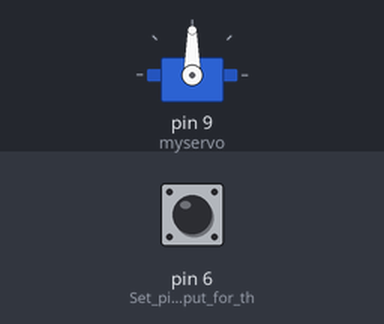
This sketch was run on a simulated Arduino Uno, built with avr-gcc and run on an emulated ATmega328P. On the bench: servo. The inputs (shaded band) are chosen by the test bench; at power-on: pin 6 (Set_pin_6_as_input_for_th) LOW.

Above: at 1.2 s.
1.3 s: pin 6 (Set_pin_6_as_input_for_th) pulled HIGH for 0.15 s
At 2.3 s:
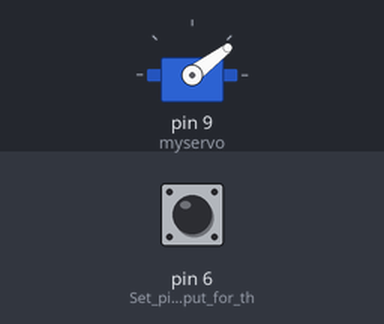
2.9 s: pin 6 (Set_pin_6_as_input_for_th) pulled HIGH for 1 s
At 5.3 s:
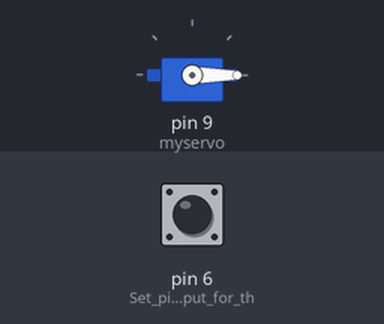
5.6 s: pin 6 (Set_pin_6_as_input_for_th) pulled HIGH for 3.2 s
At 6.8 s:
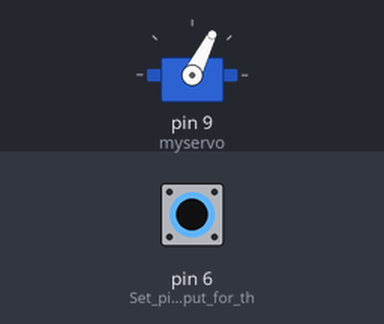
Timing chart, 0 to 10.6 s (numbered marks = the images above; inputs shaded):
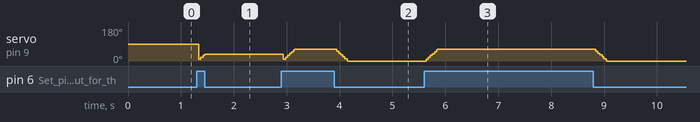

Measured:
- after the input at 1.3 s, servo on pin 9 (myservo): 90° → 37° at once
- after the input at 5.6 s, servo on pin 9 (myservo): rises from 0° to 63° in 0.21 s, then falls to 0° in 3.2 s

The sketch:

spectacular_wluff_jaban1.ino
```cpp
#include <Servo.h>

Servo myservo;  // create servo object to control a servo
int pos = 0;    // variable to store the servo position
unsigned long startMillis;  // stores the time when the motion starts
bool buttonState = false;  // button state (pressed or not pressed)
bool lastButtonState = false;  // previous button state

void setup() {
  myservo.attach(9);      // Attaches the servo to pin 9
  Serial.begin(9600);     // Starts serial communication at 9600 baud
  pinMode(6, INPUT);      // Set pin 6 as input for the button
}

void loop() {
  buttonState = digitalRead(6);  // Read the current state of the button

  // If the button is pressed and it wasn't pressed before, start moving the servo
  if (buttonState == HIGH && lastButtonState == LOW) {
    startMillis = millis();  // Record the start time when button is pressed
    while (buttonState == HIGH) {  // Continue while button is still pressed
      unsigned long currentMillis = millis();  // Get current time
      int elapsedTime = currentMillis - startMillis;  // Calculate elapsed time

      if (elapsedTime <= 250) {
        pos = map(elapsedTime, 0, 250, 0, 63);  // Map the time to servo position
        myservo.write(pos);  // Move the servo to the calculated position
      } else {
        break;  // Exit the loop after 250ms
      }
      buttonState = digitalRead(6);  // Check if button state has changed
    }
  }

  // If the button is not pressed, move the servo back to 0 degrees
  if (buttonState == LOW && lastButtonState == HIGH) {
    startMillis = millis();  // Record the start time when button is released
    while (buttonState == LOW) {  // Continue while button is still not pressed
      unsigned long currentMillis = millis();  // Get current time
      int elapsedTime = currentMillis - startMillis;  // Calculate elapsed time

      if (elapsedTime <= 250) {
        pos = map(elapsedTime, 0, 250, 63, 0);  // Map the time to servo position
        myservo.write(pos);  // Move the servo to the calculated position
      } else {
        break;  // Exit the loop after 250ms
      }
      buttonState = digitalRead(6);  // Check if button state has changed
    }
  }

  // Update lastButtonState to the current button state
  lastButtonState = buttonState;
}
```
